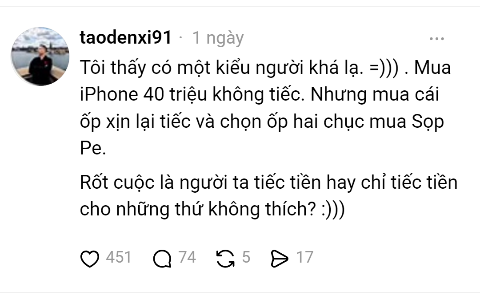
#> input picture assets/samples/cards/card_split_1.png, 480 x 296 px
$ python -i card_renderer.py   (imports and definitions only)
#> lines starting #> are read from the running program, lines starting #| are printed output that depends on the picture
"""Card Rendering & Visual Overlay Module."""
from __future__ import annotations

from pathlib import Path
from PIL import Image, ImageChops, ImageDraw, ImageFilter, ImageFont


def render_card_overlay(
    card_path: Path,
    output_path: Path,
    label: str = "",
    width: int = 1080,
    height: int = 1920,
    scale_w: float = 0.92,
    radius: int = 24,
    shadow_blur: int = 24,
    shadow_alpha: int = 140,
    shadow_offset_y: int = 12,
    vertical_ratio: float = 0.42,
    font_path: Path | None = None
) -> Path:
    """Render a single high-definition Threads card with rounded corners, drop shadow, and index label."""
#> called with card_path = '../assets/samples/cards/card_split_1.png', output_path = 'out.png', label = '', width = 1080, height = 1920, scale_w = 0.92, radius = 24, shadow_blur = 24
    with Image.open(card_path) as src:
#> src is the input picture: PIL image 480x296 RGB; mean R, G, B 239.4, 239.4, 239.5
        card_raw = src.convert("RGBA")

    target_w = round(width * scale_w)

    # 1. Apply rounded corner mask to source card
    mask = Image.new("L", (card_raw.width * 2, card_raw.height * 2), 0)
#> mask: PIL image 960x592 L; every value is 0
    draw_m = ImageDraw.Draw(mask)
    draw_m.rounded_rectangle((0, 0, mask.width - 1, mask.height - 1), radius=radius * 2, fill=255)
    mask = mask.resize(card_raw.size, Image.Resampling.LANCZOS)
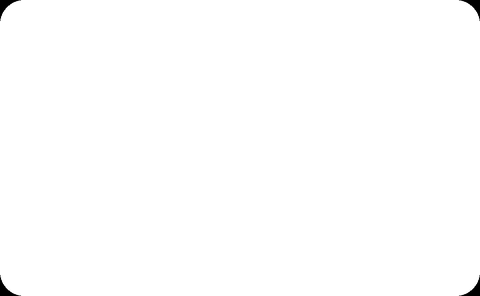
#> mask: PIL image 480x296 L; min 0, max 255, mean 254.1

    card_rounded = card_raw.copy()
    orig_a = card_rounded.getchannel("A")
#> orig_a: PIL image 480x296 L; every value is 255
    card_rounded.putalpha(ImageChops.multiply(mask, orig_a))

    # 2. Scale to target width while keeping aspect ratio
    target_h = round(card_rounded.height * target_w / card_raw.width)
#> target_h = 613
    card_scaled = card_rounded.resize((target_w, target_h), Image.Resampling.LANCZOS)
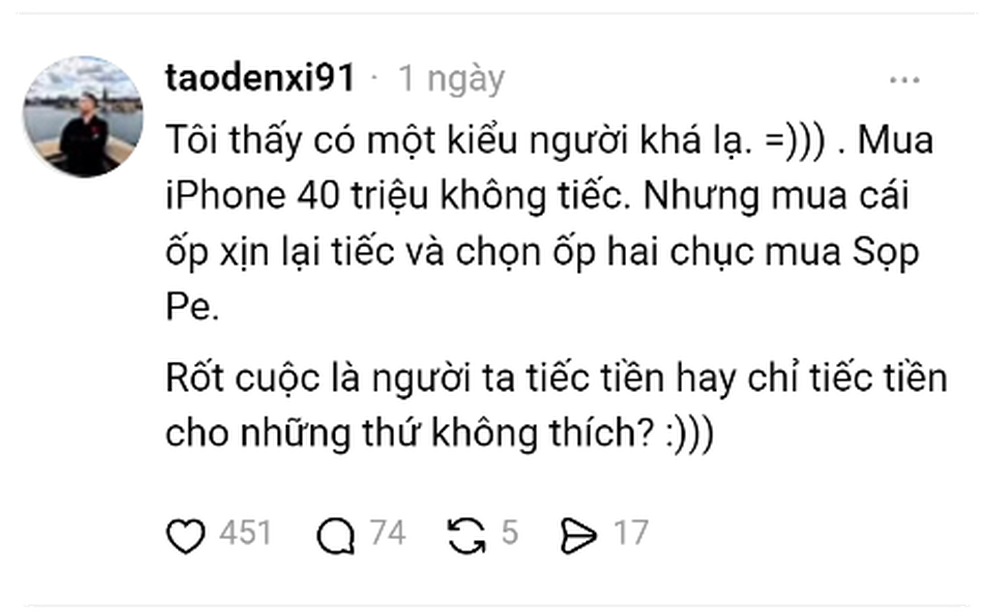
#> card_scaled: PIL image 994x613 RGBA; mean R, G, B, A 238.3, 238.3, 238.3, 254.1; transparent parts drawn white

    # 3. Create canvas and soft drop-shadow
    canvas = Image.new("RGBA", (width, height), (0, 0, 0, 0))
#> canvas: PIL image 1080x1920 RGBA; every value is 0
    shadow = Image.new("RGBA", (width, height), (0, 0, 0, 0))

    card_x = (width - target_w) // 2
    card_y = round((height - target_h) * vertical_ratio)
#> card_y = 549

    s_draw = ImageDraw.Draw(shadow)
    s_draw.rounded_rectangle(
        (card_x, card_y + shadow_offset_y, card_x + target_w, card_y + target_h + shadow_offset_y),
        radius=radius,
        fill=(0, 0, 0, shadow_alpha)
    )
    shadow = shadow.filter(ImageFilter.GaussianBlur(shadow_blur))
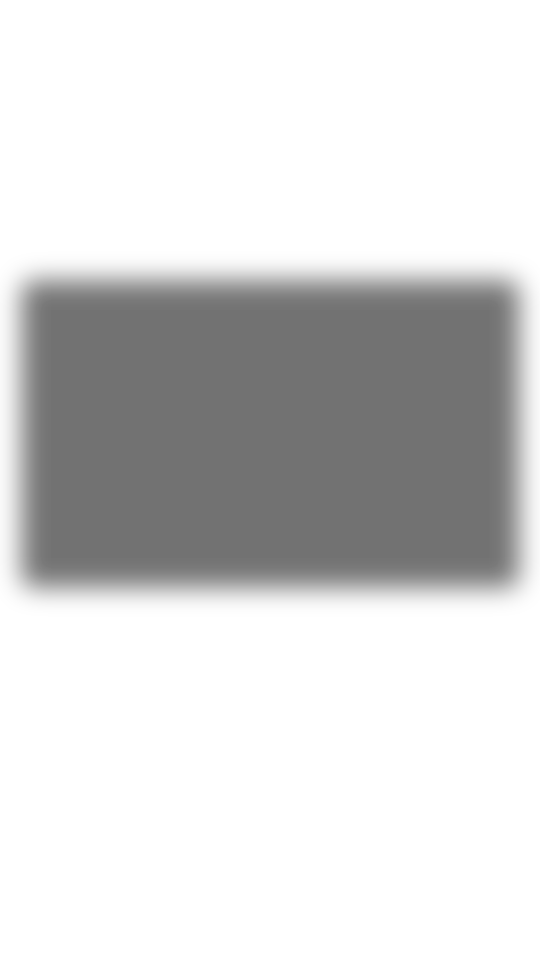
#> shadow: PIL image 1080x1920 RGBA (shown at 1/2 size); mean R, G, B, A 0, 0, 0, 41.2; transparent parts drawn white

    canvas.alpha_composite(shadow)
    canvas.alpha_composite(card_scaled, (card_x, card_y))
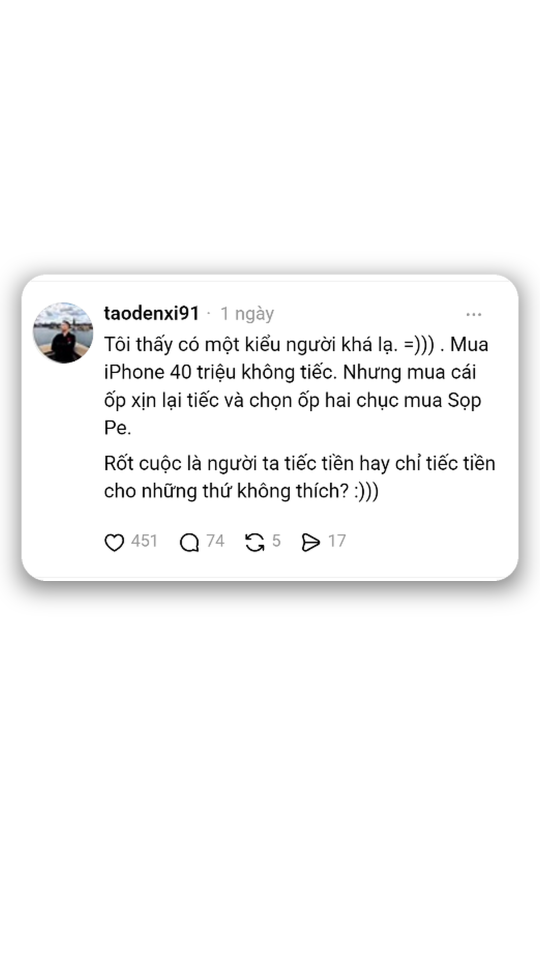
#> canvas: PIL image 1080x1920 RGBA (shown at 1/2 size); mean R, G, B, A 69.9, 69.9, 70, 77; transparent parts drawn white

    # 4. Optional pagination label (e.g. '01 / 05')
    if label:
        draw_c = ImageDraw.Draw(canvas)
        if font_path and font_path.is_file():
            font_ind = ImageFont.truetype(str(font_path), 32)
        else:
            font_ind = ImageFont.load_default()
        draw_c.text((card_x + 8, height - 90), label, font=font_ind, fill=(255, 255, 255, 190))

#> (the run stopped early here; a loop or call above may not have finished)

$ run again, on assets/samples/cards/card_split_2.png
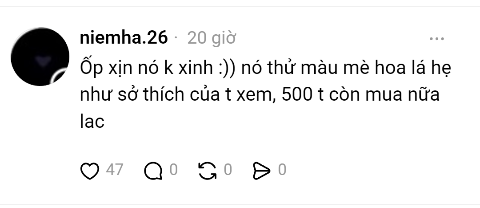
#> input picture assets/samples/cards/card_split_2.png, 480 x 208 px
#> in render_card_overlay, src is the input picture: PIL image 480x208 RGB; mean R, G, B 239.3, 239.2, 239.3
#> orig_a: PIL image 480x208 L; every value is 255
#> in render_card_overlay, `shadow = shadow.filter(ImageFilter.GaussianBlur(shadow_blur))`:
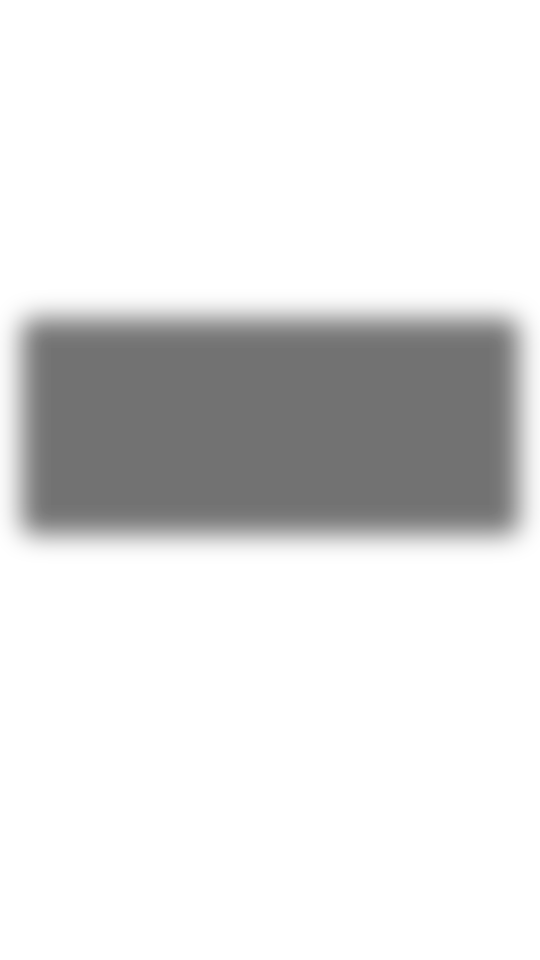
#> shadow: PIL image 1080x1920 RGBA (shown at 1/2 size); mean R, G, B, A 0, 0, 0, 29; transparent parts drawn white
#> in render_card_overlay, `canvas.alpha_composite(card_scaled, (card_x, card_y))`:
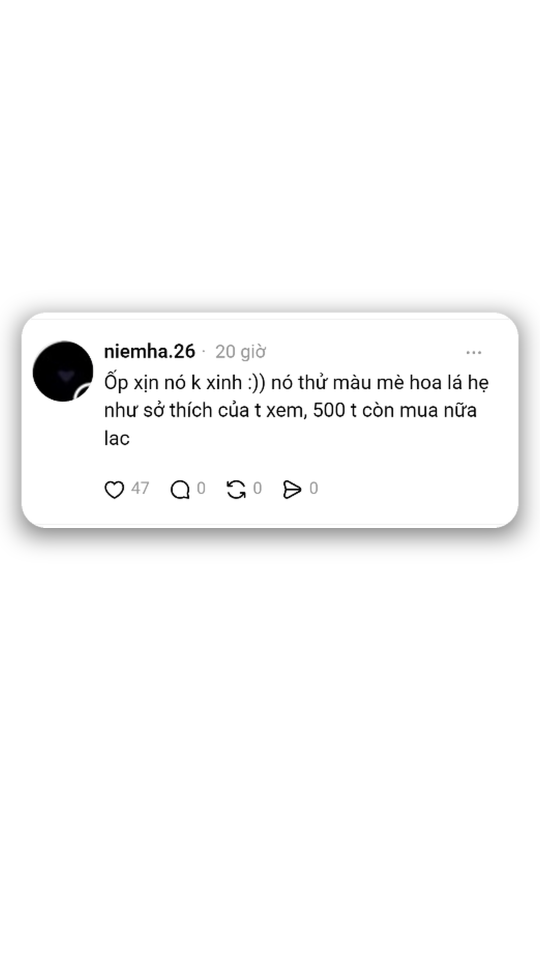
#> canvas: PIL image 1080x1920 RGBA (shown at 1/2 size); mean R, G, B, A 49.1, 49.1, 49.1, 54.5; transparent parts drawn white

$ run again, on assets/samples/cards/card_split_3.png
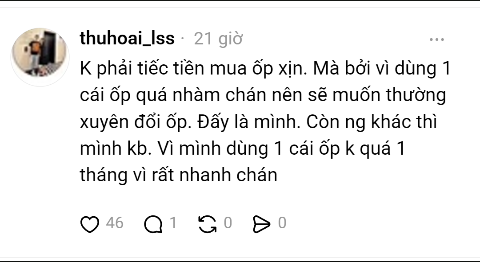
#> input picture assets/samples/cards/card_split_3.png, 480 x 262 px
#> in render_card_overlay, src is the input picture: PIL image 480x262 RGB; mean R, G, B 237.9, 237.7, 237.4
#> orig_a: PIL image 480x262 L; every value is 255
#> in render_card_overlay, `shadow = shadow.filter(ImageFilter.GaussianBlur(shadow_blur))`:
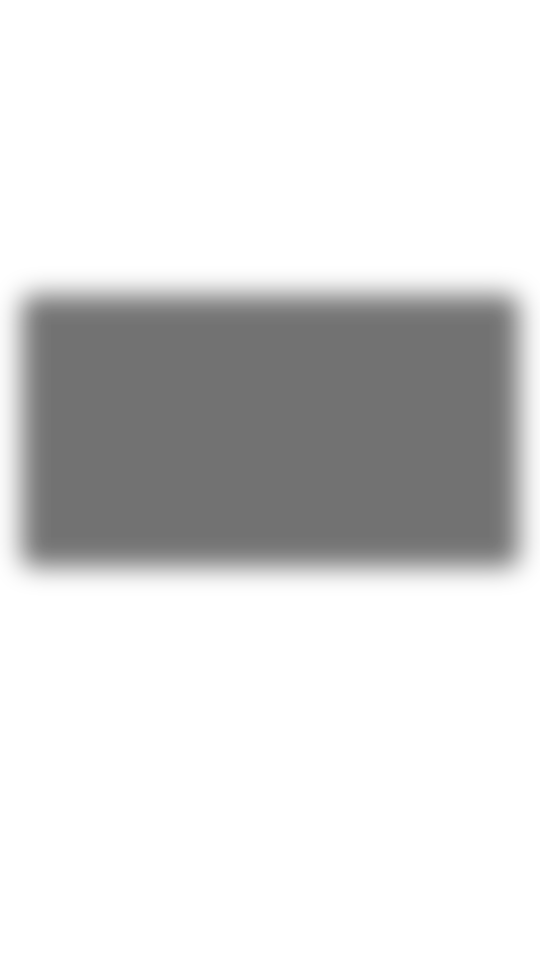
#> shadow: PIL image 1080x1920 RGBA (shown at 1/2 size); mean R, G, B, A 0, 0, 0, 36.5; transparent parts drawn white
#> in render_card_overlay, `canvas.alpha_composite(card_scaled, (card_x, card_y))`:
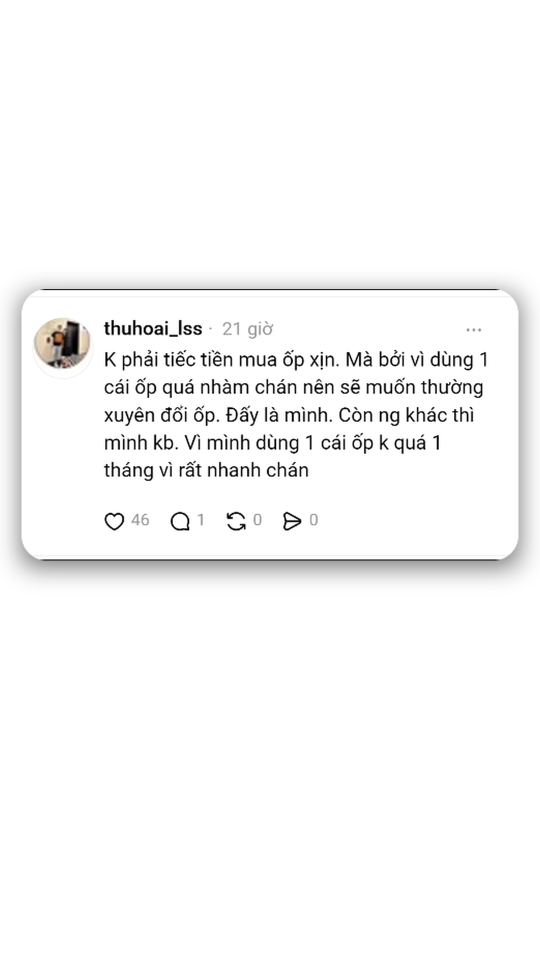
#> canvas: PIL image 1080x1920 RGBA (shown at 1/2 size); mean R, G, B, A 61.5, 61.5, 61.4, 68.3; transparent parts drawn white

$ run again, on assets/samples/cards/card_split_4.png
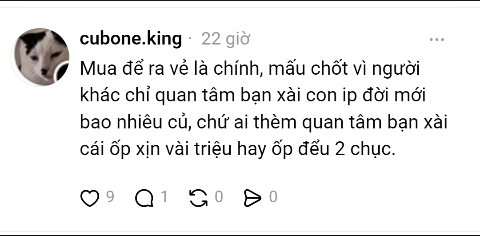
#> input picture assets/samples/cards/card_split_4.png, 480 x 236 px
#> in render_card_overlay, src is the input picture: PIL image 480x236 RGB; mean R, G, B 236.8, 236.5, 236.4
#> orig_a: PIL image 480x236 L; every value is 255
#> in render_card_overlay, `shadow = shadow.filter(ImageFilter.GaussianBlur(shadow_blur))`:
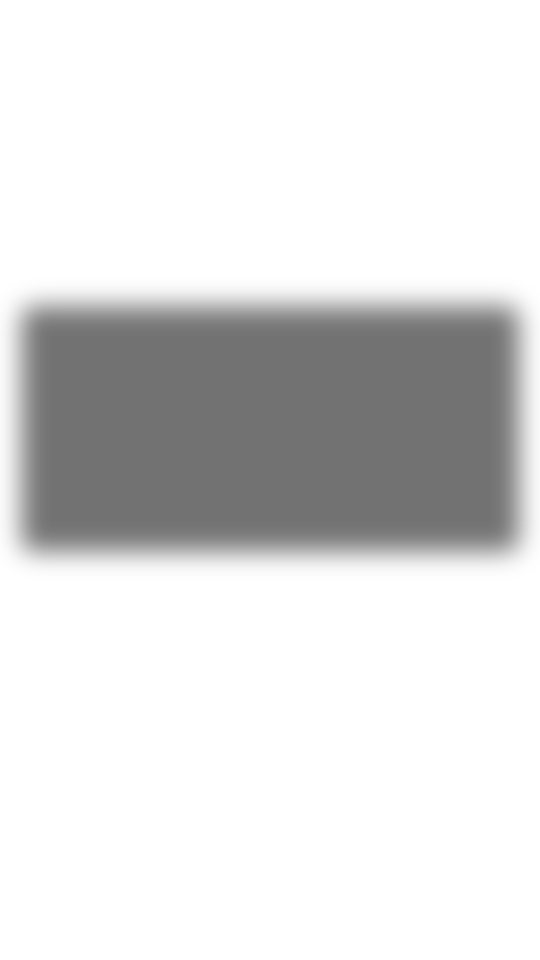
#> shadow: PIL image 1080x1920 RGBA (shown at 1/2 size); mean R, G, B, A 0, 0, 0, 32.9; transparent parts drawn white
#> in render_card_overlay, `canvas.alpha_composite(card_scaled, (card_x, card_y))`:
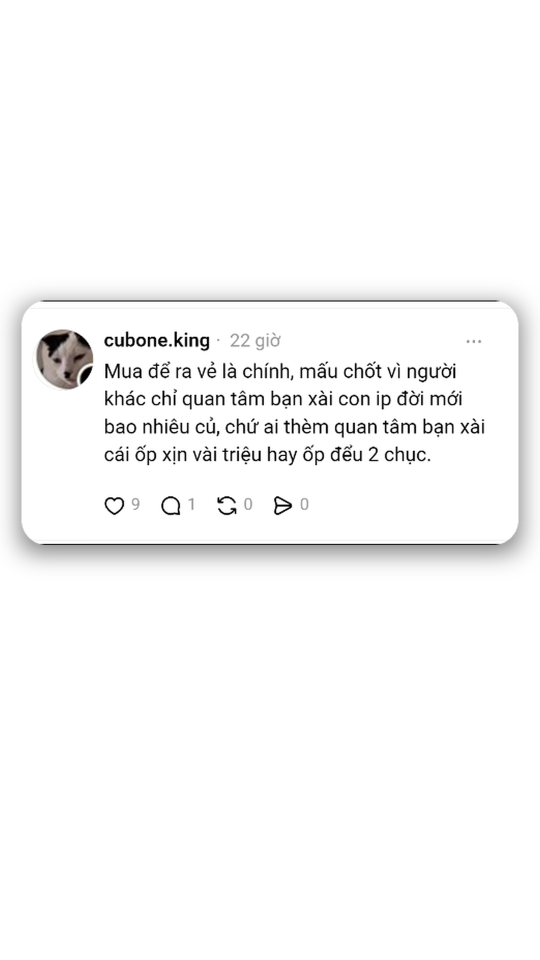
#> canvas: PIL image 1080x1920 RGBA (shown at 1/2 size); mean R, G, B, A 55.1, 55.1, 55, 61.7; transparent parts drawn white
